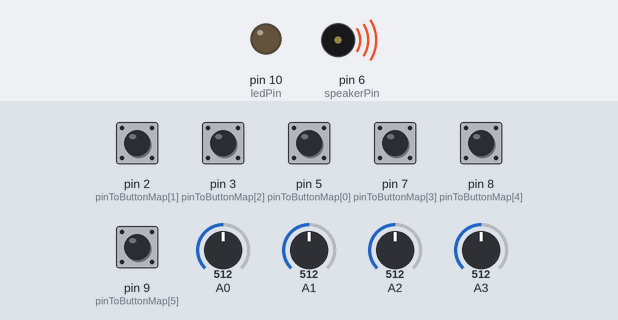
A sketch run on a simulated Arduino Leonardo, built with avr-gcc and run on an emulated ATmega32U4. On the bench: output pins drawn as LEDs (lit = HIGH), buzzer (waves = sounding). Dashed ring = blinking. The test bench sets the inputs (shaded band); at power-on: pin 2 (pinToButtonMap[1]), pin 3 (pinToButtonMap[2]), pin 5 (pinToButtonMap[0]), pin 7 (pinToButtonMap[3]), pin 8 (pinToButtonMap[4]), pin 9 (pinToButtonMap[5]) HIGH, A0 = 512, A1 = 512, A2 = 512, A3 = 512. Random numbers use the default seed unless the sketch sets one; USB keyboard and mouse output is not drawn.

Above: at 0.01 s.
At 1.2 s:
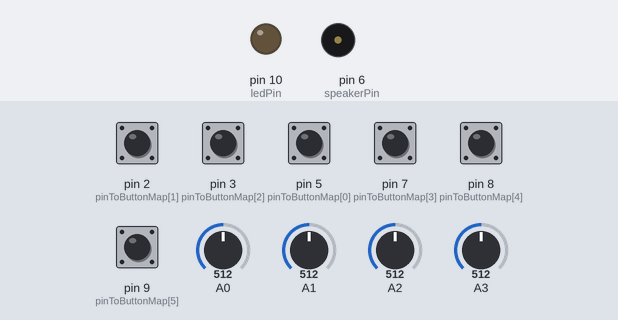
1.3 s: pin 2 (pinToButtonMap[1]) pulled LOW for 1 s
At 3.2 s:
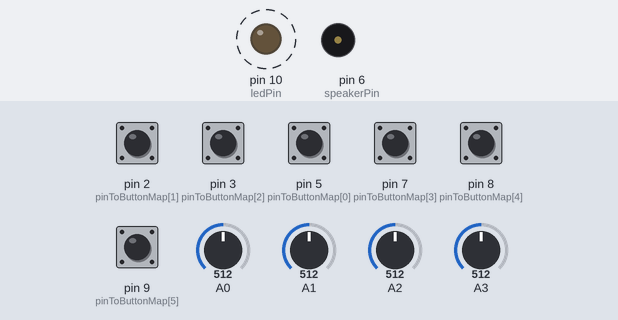
Timing chart, 0 to 4.7 s (numbered marks = the images above; inputs shaded):
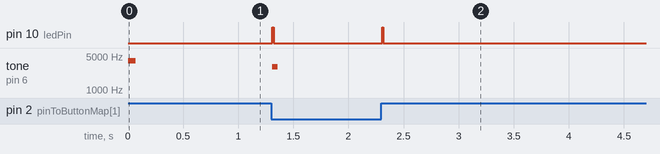

Measured:
- after the input at 1.3 s, pin 10 (ledPin): alternates HIGH for 0.01 s and LOW for 0.99 s, 4 changes in all, then stays LOW, starting at once; tone on pin 6 (speakerPin): silent → 3000 Hz at once, → silent 0.05 s later

The sketch:

SIM-Radio.ino
```cpp
#include "Joystick.h"
#define speakerPin 6
#define ledPin 10

// Create Joystick
Joystick_ Joystick(JOYSTICK_DEFAULT_REPORT_ID, JOYSTICK_TYPE_GAMEPAD,
  6, 0,                 // Button Count, Hat Switch Count
  true, true, false,      // X, Y, Z
  false, false, false,    // Rx, Ry, Rz
  true, true,             // Rudder, Throttle
  false, false, false);   // Accelerator, Brake, Steering

// Map the buttons to pins 2, 5, 9, 8, 7, and 3
const int pinToButtonMap[6] = {5, 2, 3, 7, 8, 9};
int lastButtonState[6] = {0, 0, 0, 0, 0, 0}; // Store the last state of each button

void setup() {
  // Set pin modes
  pinMode(LED_BUILTIN_TX,INPUT);
  pinMode(LED_BUILTIN_RX,INPUT);
  pinMode(speakerPin, OUTPUT);
  pinMode(ledPin, OUTPUT);

  // Configure button pins with internal pull-ups
  for (int i = 0; i < 6; i++) {
    pinMode(pinToButtonMap[i], INPUT_PULLUP);
  }

  // Joystick initialization
  Joystick.begin();
  Joystick.setXAxisRange(0, 1023);
  Joystick.setYAxisRange(0, 1023);
  Joystick.setRudderRange(0, 1023);
  Joystick.setThrottleRange(0, 1023);

  // Configure analog inputs
  pinMode(A0, INPUT);
  pinMode(A1, INPUT);
  pinMode(A2, INPUT);
  pinMode(A3, INPUT);

  // Play tone once during initialization
  //playR2D2Sound();
          tone(speakerPin, 4000, 70); // Emit a 1000Hz tone for 100ms
}

void loop() {
  // Read potentiometers and set joystick axes
  int pot1 = analogRead(A3);
  Joystick.setXAxis(pot1);

  int pot2 = analogRead(A2);
  Joystick.setYAxis(pot2);

  int pot3 = analogRead(A1);
  Joystick.setRudder(pot3);

  int pot4 = analogRead(A0);
  Joystick.setThrottle(pot4);

  // Read buttons and update joystick button states
  for (int index = 0; index < 6; index++) {
    int currentButtonState = !digitalRead(pinToButtonMap[index]); // Invert the state since we're using INPUT_PULLUP
    if (currentButtonState != lastButtonState[index]) {
      digitalWrite(ledPin, HIGH); // Turn on the LED when the button is pressed
      Joystick.setButton(index, currentButtonState);
      lastButtonState[index] = currentButtonState;

           // Emit a quick beep sound when button is pressed
      if (currentButtonState == 1) { // Only when button is pressed (not released)
        tone(speakerPin, 3000, 50); // Emit a 1000Hz tone for 100ms
      }
    }
  }

  delay(10);
  digitalWrite(ledPin, LOW); // Turn off the LED after updating the state
}


void playR2D2Sound() {
  // A sequência de tons e intervalos para imitar o som do R2-D2
  int tones[] = {1000, 1200, 1500, 1800, 2100, 1300, 1600, 2000, 1100, 1400};
  int durations[] = {100, 150, 120, 80, 130, 100, 90, 160, 110, 140};


  // Tocar os tons em sequência com pausas aleatórias
  for (int i = 0; i < 10; i++) {
    digitalWrite(ledPin, HIGH); // Turn on the LED when the button is pressed
    int toneFreq = tones[random(0, 10)];     // Seleciona uma frequência aleatória
    int toneDuration = durations[random(0, 10)]; // Seleciona uma duração aleatória
    tone(speakerPin, toneFreq, toneDuration); // Emite o tom
    delay(toneDuration + random(50, 150));    // Pequena pausa entre os tons
    digitalWrite(ledPin, LOW); // Turn on the LED when the button is pressed
  }
/*
  // Finaliza o som com um tom decrescente
  for (int freq = 2000; freq > 500; freq -= 100) {
    tone(speakerPin, freq, 10);  // Frequência decrescente para o som final
    delay(50);
  }
*/
}
```
